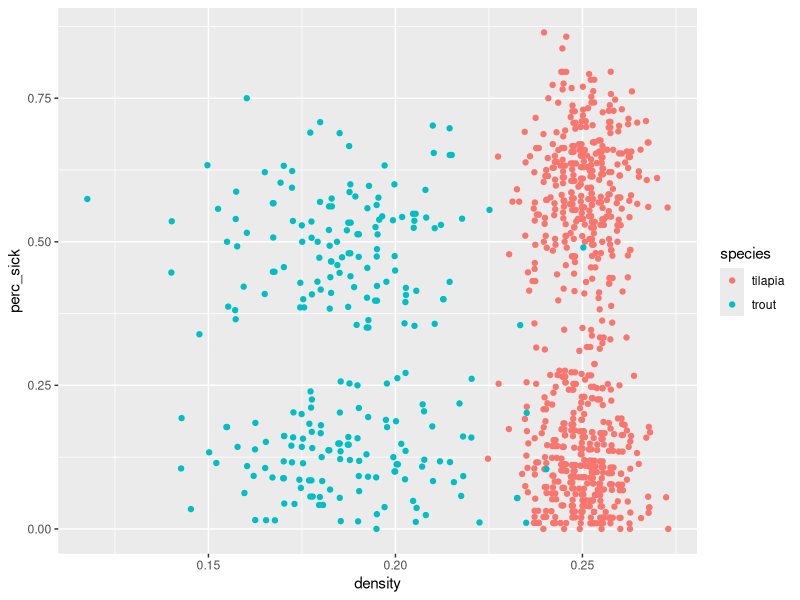
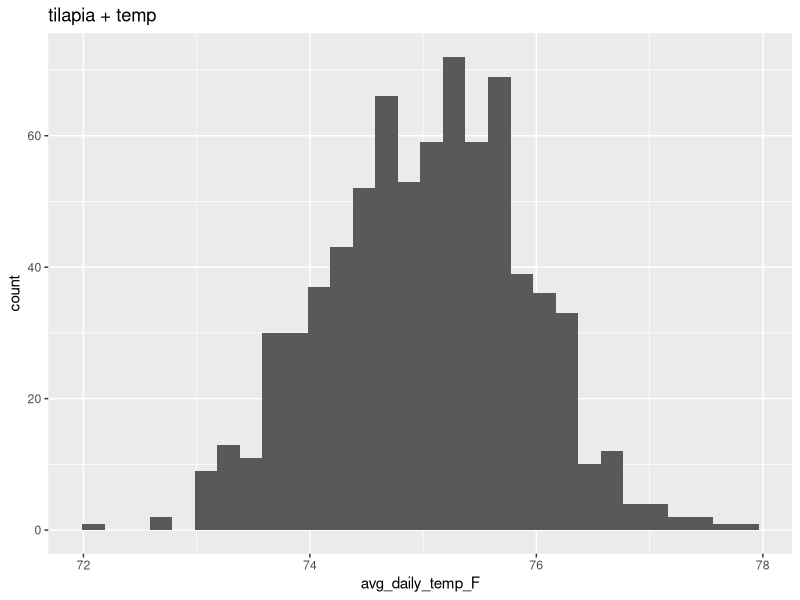
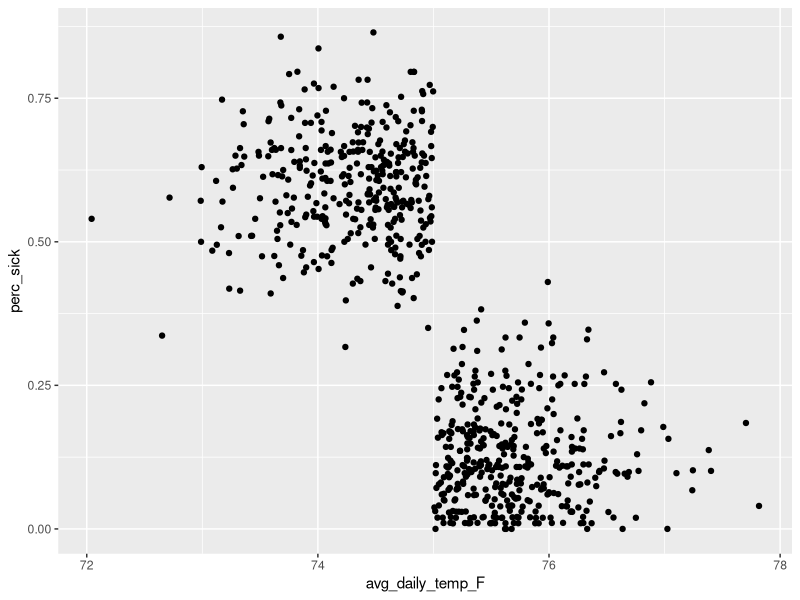
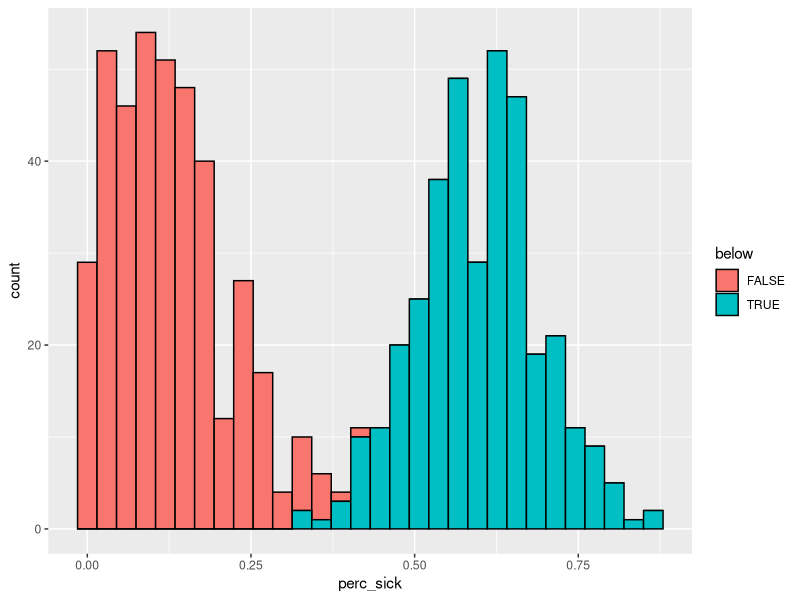
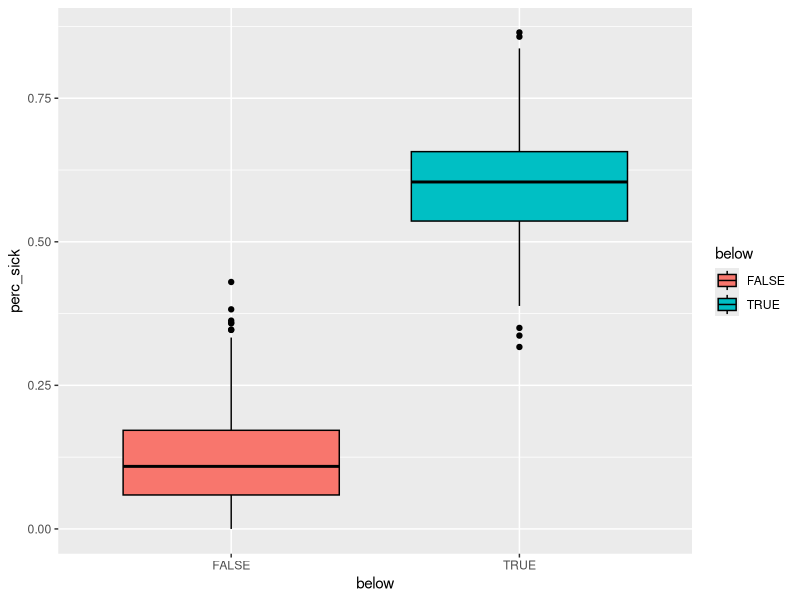
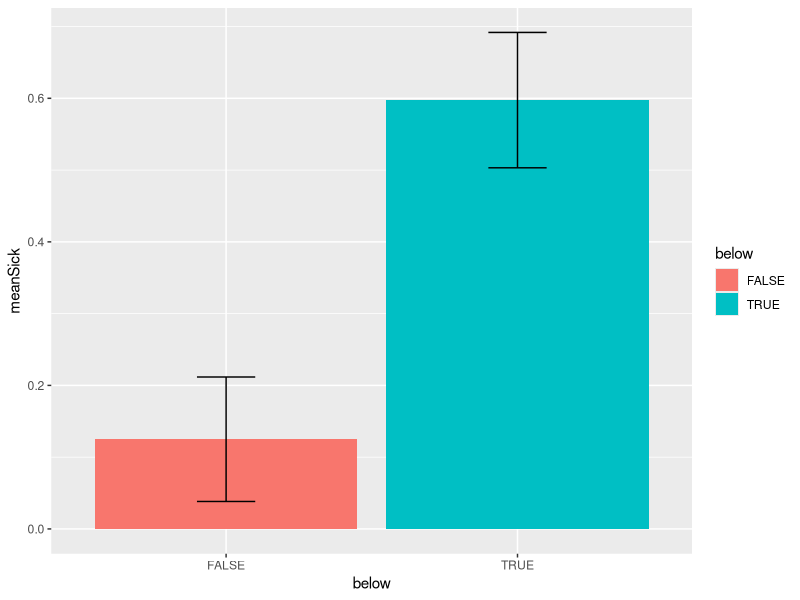

R code for these plots, in order:
## ---- chunk 1
# load the tidyverse
library(tidyverse)
# read in the data, sick-fish.csv
sick <- read_csv("sick-fish.csv")
# look at the data
glimpse(sick)
## ---- chunk 2
sick <- sick %>% mutate(density = num_fish / tank_volume)

sick <- sick %>% mutate(perc_sick = num_sick / num_fish)
## ---- chunk 3

ggplot(data = sick, mapping = aes(density, perc_sick, color = species)) +
  geom_point()

# percentage sick is standardized across all the tank volumes and fish populations, so it puts everything in the same units


## ---- chunk 4
# comment it out
# tilapia and temperature
## ---- chunk 5
tilapiaOnly <- sick %>% filter(species == "tilapia")
## ---- chunk 6
ggplot(tilapiaOnly, aes(x = avg_daily_temp_F)) +
  geom_histogram() +
  labs(title = "tilapia + temp")

# most common is around 59 but it could be different depending on their bin number. The correct answer is the value with the greatest frequency for their histogram. 

## ---- chunk 7
tilapiaOnly %>% summarize(mean(avg_daily_temp_F), sd(avg_daily_temp_F))

## ---- chunk 8
# we want to know if temperature is related with the percentage of sick fish. I will use a scatterplot. 
## ---- chunk 9
ggplot(data = tilapiaOnly, mapping = aes(x = avg_daily_temp_F, y= perc_sick)) +
  geom_point()
## ---- chunk 10

# okay so many ways to do this
# do not grade them down if they don't have anything here


# with a histogram
ggplot(data = tilapiaOnly, mapping = aes(x = perc_sick, fill = below)) +
  geom_histogram(color = "black")

# with a box plot
ggplot(data = tilapiaOnly, mapping = aes(x = below, y = perc_sick, fill = below)) +
  geom_boxplot(color = "black")

# with a bar plot
summaryData <- tilapiaOnly %>% group_by(below) %>% summarize(meanSick = mean(perc_sick), sdSick = sd(perc_sick))
summaryData
ggplot(summaryData, aes(x = below, y = meanSick, fill = below)) +
  geom_bar(stat = "identity") +
  geom_errorbar(aes(ymin = meanSick - sdSick, ymax = meanSick + sdSick, width = 0.2))

